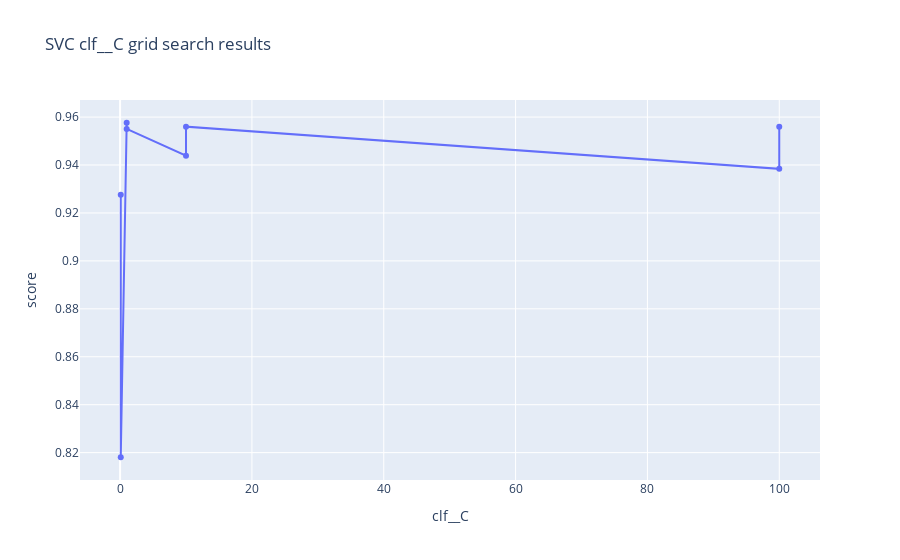

Notebook code cell kept with this figure:
### Code cell
visualize_model_grid_search_results(svc_gs_2, 'SVC', 'clf__C')

### Figure 1 — Plotly figure (JSON) as saved in the notebook; plotly's stock layout.template omitted (floating-point values rounded to 4 significant figures)
{"data": [{"mode": "lines+markers", "name": "mean_test_score", "type": "scatter", "x": [0.1, 0.1, 1, 1, 10, 10, 100, 100], "y": [0.9276, 0.8181, 0.9576, 0.955, 0.9439, 0.956, 0.9384, 0.956]}], "layout": {"title": {"text": "SVC clf__C grid search results"}, "xaxis": {"title": {"text": "clf__C"}}, "yaxis": {"title": {"text": "score"}}}}
